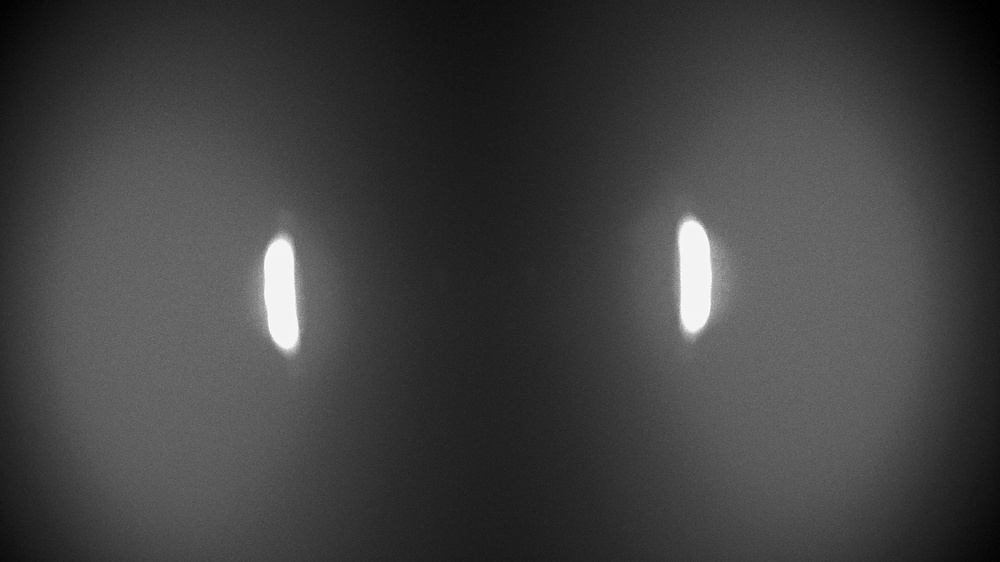
#> input picture opencv/findContours/0G65S7~E.JPG, 1000 x 562 px, shrunk from 3840 x 2160 before the run
$ python demo.py
#> lines starting #> are read from the running program, lines starting #| are printed output that depends on the picture; after the words box and inside, x2 and y2 are one past the last pixel; in counts of white or black regions, pixels touching at a corner belong together
from __future__ import print_function

import argparse
import os
import random as rng

import cv2 as cv
import numpy as np

rng.seed(12345)


def thresh_callback(val):
    threshold = val

    canny_output = cv.Canny(src_gray, threshold, threshold * 2)

    contours, _ = cv.findContours(src_gray, cv.RETR_TREE, cv.CHAIN_APPROX_SIMPLE)

    # Find the rotated rectangles and ellipses for each contour
    minRect = [None]*len(contours)
    minEllipse = [None]*len(contours)
    for i, c in enumerate(contours):
        minRect[i] = cv.minAreaRect(c)
        if c.shape[0] > 5:
            minEllipse[i] = cv.fitEllipse(c)
    # Draw contours + rotated rects + ellipses

    drawing = np.zeros((canny_output.shape[0], canny_output.shape[1], 3), dtype=np.uint8)

    for i, c in enumerate(contours):
        color = (rng.randint(0, 256), rng.randint(0, 256), rng.randint(0, 256))
        # contour
        cv.drawContours(drawing, contours, i, color)
        # ellipse
        if c.shape[0] > 5:
            cv.ellipse(drawing, minEllipse[i], color, 2)
        # rotated rectangle
        box = cv.boxPoints(minRect[i])
        box = np.intp(box)  # np.intp: Integer used for indexing (same as C ssize_t; normally either int32 or int64)
        cv.drawContours(drawing, [box], 0, color)

    cv.imshow('Contours', drawing)

# parser = argparse.ArgumentParser(description='Code for Creating Bounding rotated boxes and ellipses for contours tutorial.')
# parser.add_argument('--input', help='Path to input image.', default='stuff.jpg')
# args = parser.parse_args()


filename = r"0G65S7~E.JPG"

image_path = os.path.join(os.path.dirname(__file__), filename)
src = cv.imread(cv.samples.findFile(image_path))
#> src is the input picture: shape (562, 1000, 3); min 0, max 254, mean 64.6
image_scale = 0.25
src = cv.resize(src, (0, 0), fx=image_scale, fy=image_scale)
#> src: shape (140, 250, 3)
# if src is None:
#     print('Could not open or find the image:', args.input)
#     exit(0)
# Convert image to gray and blur it
src_gray = cv.cvtColor(src, cv.COLOR_BGR2GRAY)
# src_gray = cv.blur(src_gray, (3,3))

src_gray = cv.adaptiveThreshold(src_gray, 255, cv.ADAPTIVE_THRESH_GAUSSIAN_C, cv.THRESH_BINARY, 201, -5)
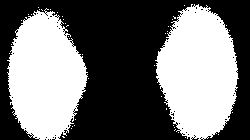
#> src_gray: shape (140, 250); 44.9% white; 44 white regions (42 under 20 px), largest, box (x1, y1, x2, y2) and area: (155, 4, 239, 140) 8123, (7, 8, 88, 140) 7525
source_window = 'Source'
cv.namedWindow(source_window)
cv.imshow(source_window, src)
max_thresh = 255
thresh = 100  # initial threshold
cv.createTrackbar('Canny Thresh:', source_window, thresh, max_thresh, thresh_callback)
thresh_callback(thresh)
#> in thresh_callback, `canny_output = cv.Canny(src_gray, threshold, threshold * 2)`:
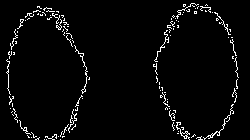
#> canny_output: shape (140, 250); 3.5% white in thin lines or dots
#> in thresh_callback, `contours, _ = cv.findContours(src_gray, cv.RETR_TREE, cv.CHAIN_APPROX_..`: contours = 171 contours, 169 with area under 20; largest, box (x1, y1, x2, y2) and area: (155, 4, 239, 140) 7988, (7, 8, 88, 140) 7369
#> in thresh_callback, `minRect = [None]*len(contours)`: minRect = 171 items
#> the loop in thresh_callback, `for i, c in enumerate(contours):` made 171 passes
#> c on passes 1 to 3: [[185, 137]], [[62, 136], [63, 137], [64, 137], [63, 136]], [[218, 134]]
#> the loop in thresh_callback, `for i, c in enumerate(contours):` made 171 passes
#> (color, box) on passes 1, 3, 4: ((213, 5, 152), [[185, 137], [185, 137], [185, 137], [185, 137]]), ((223, 82, 191), [[218, 134], [218, 134], [218, 134], [218, 134]]), ((63, 221, 133), [[178, 132], [178, 132], [178, 132], [178, 132]])
#> after the loop in thresh_callback, `for i, c in enumerate(contours):`:
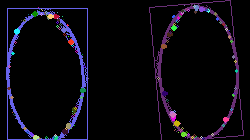
#> drawing: shape (140, 250, 3); mean of channels 0, 1, 2 15.9, 8.5, 10.8; drawn as B, G, R
cv.waitKey()
